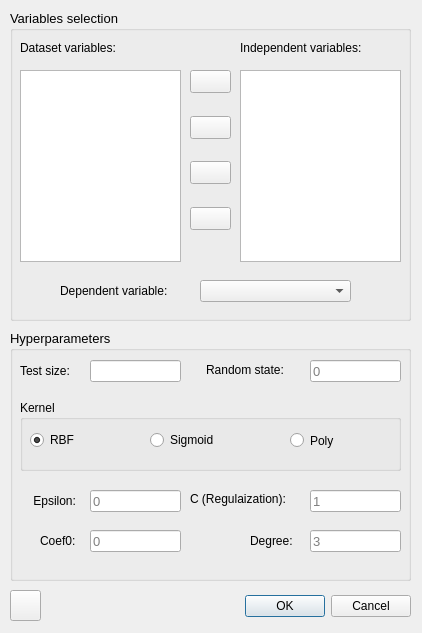
<?xml version="1.0" encoding="UTF-8"?>
<ui version="4.0">
 <class>SVR</class>
 <widget class="QDialog" name="SVR">
  <property name="geometry">
   <rect>
    <x>0</x>
    <y>0</y>
    <width>422</width>
    <height>633</height>
   </rect>
  </property>
  <property name="windowTitle">
   <string>SVR</string>
  </property>
  <property name="windowIcon">
   <iconset>
    <normaloff>../feather/activity.svg</normaloff>../feather/activity.svg</iconset>
  </property>
  <widget class="QDialogButtonBox" name="buttonBox">
   <property name="geometry">
    <rect>
     <x>70</x>
     <y>590</y>
     <width>341</width>
     <height>32</height>
    </rect>
   </property>
   <property name="orientation">
    <enum>Qt::Horizontal</enum>
   </property>
   <property name="standardButtons">
    <set>QDialogButtonBox::Cancel|QDialogButtonBox::Ok</set>
   </property>
  </widget>
  <widget class="QPushButton" name="pushButton">
   <property name="geometry">
    <rect>
     <x>10</x>
     <y>590</y>
     <width>31</width>
     <height>31</height>
    </rect>
   </property>
   <property name="text">
    <string/>
   </property>
   <property name="icon">
    <iconset>
     <normaloff>../../New folder/ease_ML/feather/help-circle.svg</normaloff>
     <normalon>../feather/help-circle.svg</normalon>../../New folder/ease_ML/feather/help-circle.svg</iconset>
   </property>
  </widget>
  <widget class="QGroupBox" name="groupBox">
   <property name="geometry">
    <rect>
     <x>10</x>
     <y>10</y>
     <width>401</width>
     <height>311</height>
    </rect>
   </property>
   <property name="font">
    <font>
     <pointsize>10</pointsize>
     <weight>50</weight>
     <bold>false</bold>
     <kerning>true</kerning>
    </font>
   </property>
   <property name="title">
    <string>Variables selection</string>
   </property>
   <widget class="QLabel" name="label_55">
    <property name="geometry">
     <rect>
      <x>50</x>
      <y>270</y>
      <width>141</width>
      <height>21</height>
     </rect>
    </property>
    <property name="font">
     <font>
      <pointsize>9</pointsize>
     </font>
    </property>
    <property name="text">
     <string>Dependent variable:</string>
    </property>
   </widget>
   <widget class="QLabel" name="label_2">
    <property name="geometry">
     <rect>
      <x>230</x>
      <y>30</y>
      <width>181</width>
      <height>16</height>
     </rect>
    </property>
    <property name="font">
     <font>
      <pointsize>9</pointsize>
     </font>
    </property>
    <property name="text">
     <string>Independent variables:</string>
    </property>
   </widget>
   <widget class="QListWidget" name="listWidget_2">
    <property name="geometry">
     <rect>
      <x>230</x>
      <y>60</y>
      <width>161</width>
      <height>192</height>
     </rect>
    </property>
   </widget>
   <widget class="QWidget" name="verticalLayoutWidget">
    <property name="geometry">
     <rect>
      <x>180</x>
      <y>60</y>
      <width>41</width>
      <height>160</height>
     </rect>
    </property>
    <layout class="QVBoxLayout" name="verticalLayout">
     <item>
      <widget class="QPushButton" name="pushButton_1">
       <property name="text">
        <string/>
       </property>
       <property name="icon">
        <iconset>
         <normaloff>../feather/chevrons-right.svg</normaloff>../feather/chevrons-right.svg</iconset>
       </property>
      </widget>
     </item>
     <item>
      <spacer name="verticalSpacer">
       <property name="orientation">
        <enum>Qt::Vertical</enum>
       </property>
       <property name="sizeHint" stdset="0">
        <size>
         <width>20</width>
         <height>40</height>
        </size>
       </property>
      </spacer>
     </item>
     <item>
      <widget class="QPushButton" name="pushButton_2">
       <property name="text">
        <string/>
       </property>
       <property name="icon">
        <iconset>
         <normaloff>../feather/chevron-right.svg</normaloff>../feather/chevron-right.svg</iconset>
       </property>
      </widget>
     </item>
     <item>
      <spacer name="verticalSpacer_2">
       <property name="orientation">
        <enum>Qt::Vertical</enum>
       </property>
       <property name="sizeHint" stdset="0">
        <size>
         <width>20</width>
         <height>40</height>
        </size>
       </property>
      </spacer>
     </item>
     <item>
      <widget class="QPushButton" name="pushButton_3">
       <property name="text">
        <string/>
       </property>
       <property name="icon">
        <iconset>
         <normaloff>../feather/chevron-left.svg</normaloff>../feather/chevron-left.svg</iconset>
       </property>
      </widget>
     </item>
     <item>
      <spacer name="verticalSpacer_3">
       <property name="orientation">
        <enum>Qt::Vertical</enum>
       </property>
       <property name="sizeHint" stdset="0">
        <size>
         <width>20</width>
         <height>40</height>
        </size>
       </property>
      </spacer>
     </item>
     <item>
      <widget class="QPushButton" name="pushButton_4">
       <property name="text">
        <string/>
       </property>
       <property name="icon">
        <iconset>
         <normaloff>../feather/chevrons-left.svg</normaloff>../feather/chevrons-left.svg</iconset>
       </property>
      </widget>
     </item>
    </layout>
   </widget>
   <widget class="QListWidget" name="listWidget">
    <property name="geometry">
     <rect>
      <x>10</x>
      <y>60</y>
      <width>161</width>
      <height>192</height>
     </rect>
    </property>
   </widget>
   <widget class="QComboBox" name="comboBox">
    <property name="geometry">
     <rect>
      <x>190</x>
      <y>270</y>
      <width>151</width>
      <height>22</height>
     </rect>
    </property>
   </widget>
   <widget class="QLabel" name="label_1">
    <property name="geometry">
     <rect>
      <x>10</x>
      <y>30</y>
      <width>141</width>
      <height>16</height>
     </rect>
    </property>
    <property name="font">
     <font>
      <pointsize>9</pointsize>
     </font>
    </property>
    <property name="text">
     <string>Dataset variables:</string>
    </property>
   </widget>
  </widget>
  <widget class="QGroupBox" name="groupBox_2">
   <property name="geometry">
    <rect>
     <x>10</x>
     <y>330</y>
     <width>401</width>
     <height>251</height>
    </rect>
   </property>
   <property name="font">
    <font>
     <pointsize>10</pointsize>
    </font>
   </property>
   <property name="title">
    <string>Hyperparameters</string>
   </property>
   <widget class="QLabel" name="label_5">
    <property name="geometry">
     <rect>
      <x>10</x>
      <y>30</y>
      <width>71</width>
      <height>21</height>
     </rect>
    </property>
    <property name="font">
     <font>
      <pointsize>9</pointsize>
     </font>
    </property>
    <property name="text">
     <string>Test size:</string>
    </property>
   </widget>
   <widget class="QLineEdit" name="lineEdit_2">
    <property name="geometry">
     <rect>
      <x>300</x>
      <y>30</y>
      <width>91</width>
      <height>22</height>
     </rect>
    </property>
    <property name="placeholderText">
     <string>0</string>
    </property>
   </widget>
   <widget class="QLineEdit" name="lineEdit_1">
    <property name="geometry">
     <rect>
      <x>80</x>
      <y>30</y>
      <width>91</width>
      <height>22</height>
     </rect>
    </property>
    <property name="accessibleDescription">
     <string/>
    </property>
    <property name="placeholderText">
     <string/>
    </property>
   </widget>
   <widget class="QLabel" name="label_4">
    <property name="geometry">
     <rect>
      <x>196</x>
      <y>30</y>
      <width>101</width>
      <height>20</height>
     </rect>
    </property>
    <property name="font">
     <font>
      <pointsize>9</pointsize>
     </font>
    </property>
    <property name="text">
     <string>Random state:</string>
    </property>
   </widget>
   <widget class="QLineEdit" name="lineEdit_3">
    <property name="geometry">
     <rect>
      <x>80</x>
      <y>160</y>
      <width>91</width>
      <height>22</height>
     </rect>
    </property>
    <property name="text">
     <string/>
    </property>
    <property name="placeholderText">
     <string>0</string>
    </property>
   </widget>
   <widget class="QLabel" name="label_6">
    <property name="geometry">
     <rect>
      <x>20</x>
      <y>160</y>
      <width>71</width>
      <height>21</height>
     </rect>
    </property>
    <property name="font">
     <font>
      <pointsize>9</pointsize>
     </font>
    </property>
    <property name="text">
     <string> Epsilon:</string>
    </property>
   </widget>
   <widget class="QLineEdit" name="lineEdit_4">
    <property name="geometry">
     <rect>
      <x>300</x>
      <y>160</y>
      <width>91</width>
      <height>22</height>
     </rect>
    </property>
    <property name="placeholderText">
     <string>1</string>
    </property>
   </widget>
   <widget class="QLabel" name="label_7">
    <property name="geometry">
     <rect>
      <x>180</x>
      <y>160</y>
      <width>121</width>
      <height>18</height>
     </rect>
    </property>
    <property name="font">
     <font>
      <pointsize>9</pointsize>
     </font>
    </property>
    <property name="text">
     <string>C (Regulaization):</string>
    </property>
   </widget>
   <widget class="QGroupBox" name="groupBox_3">
    <property name="geometry">
     <rect>
      <x>10</x>
      <y>70</y>
      <width>381</width>
      <height>71</height>
     </rect>
    </property>
    <property name="font">
     <font>
      <pointsize>9</pointsize>
      <weight>50</weight>
      <bold>false</bold>
     </font>
    </property>
    <property name="title">
     <string>Kernel</string>
    </property>
    <widget class="QRadioButton" name="radioButton_1">
     <property name="geometry">
      <rect>
       <x>10</x>
       <y>30</y>
       <width>91</width>
       <height>20</height>
      </rect>
     </property>
     <property name="font">
      <font>
       <weight>50</weight>
       <bold>false</bold>
      </font>
     </property>
     <property name="text">
      <string>RBF</string>
     </property>
     <property name="checked">
      <bool>true</bool>
     </property>
    </widget>
    <widget class="QRadioButton" name="radioButton_3">
     <property name="geometry">
      <rect>
       <x>270</x>
       <y>30</y>
       <width>71</width>
       <height>21</height>
      </rect>
     </property>
     <property name="font">
      <font>
       <weight>50</weight>
       <bold>false</bold>
      </font>
     </property>
     <property name="text">
      <string>Poly</string>
     </property>
    </widget>
    <widget class="QRadioButton" name="radioButton_2">
     <property name="geometry">
      <rect>
       <x>130</x>
       <y>30</y>
       <width>101</width>
       <height>20</height>
      </rect>
     </property>
     <property name="font">
      <font>
       <weight>50</weight>
       <bold>false</bold>
      </font>
     </property>
     <property name="text">
      <string>Sigmoid</string>
     </property>
    </widget>
   </widget>
   <widget class="QLineEdit" name="lineEdit_5">
    <property name="geometry">
     <rect>
      <x>80</x>
      <y>200</y>
      <width>91</width>
      <height>22</height>
     </rect>
    </property>
    <property name="placeholderText">
     <string>0</string>
    </property>
   </widget>
   <widget class="QLabel" name="label_8">
    <property name="geometry">
     <rect>
      <x>30</x>
      <y>200</y>
      <width>51</width>
      <height>21</height>
     </rect>
    </property>
    <property name="font">
     <font>
      <pointsize>9</pointsize>
     </font>
    </property>
    <property name="text">
     <string>Coef0:</string>
    </property>
   </widget>
   <widget class="QLineEdit" name="lineEdit_6">
    <property name="geometry">
     <rect>
      <x>300</x>
      <y>200</y>
      <width>91</width>
      <height>22</height>
     </rect>
    </property>
    <property name="placeholderText">
     <string>3</string>
    </property>
   </widget>
   <widget class="QLabel" name="label_9">
    <property name="geometry">
     <rect>
      <x>240</x>
      <y>200</y>
      <width>51</width>
      <height>21</height>
     </rect>
    </property>
    <property name="font">
     <font>
      <pointsize>9</pointsize>
     </font>
    </property>
    <property name="text">
     <string>Degree: </string>
    </property>
   </widget>
  </widget>
 </widget>
 <tabstops>
  <tabstop>lineEdit_1</tabstop>
  <tabstop>lineEdit_2</tabstop>
  <tabstop>radioButton_1</tabstop>
  <tabstop>radioButton_2</tabstop>
  <tabstop>radioButton_3</tabstop>
  <tabstop>lineEdit_3</tabstop>
  <tabstop>lineEdit_4</tabstop>
  <tabstop>lineEdit_5</tabstop>
  <tabstop>lineEdit_6</tabstop>
  <tabstop>pushButton_1</tabstop>
  <tabstop>pushButton_2</tabstop>
  <tabstop>pushButton_3</tabstop>
  <tabstop>pushButton_4</tabstop>
  <tabstop>listWidget</tabstop>
  <tabstop>listWidget_2</tabstop>
  <tabstop>comboBox</tabstop>
  <tabstop>pushButton</tabstop>
 </tabstops>
 <resources/>
 <connections>
  <connection>
   <sender>buttonBox</sender>
   <signal>accepted()</signal>
   <receiver>SVR</receiver>
   <slot>accept()</slot>
   <hints>
    <hint type="sourcelabel">
     <x>248</x>
     <y>254</y>
    </hint>
    <hint type="destinationlabel">
     <x>157</x>
     <y>274</y>
    </hint>
   </hints>
  </connection>
  <connection>
   <sender>buttonBox</sender>
   <signal>rejected()</signal>
   <receiver>SVR</receiver>
   <slot>reject()</slot>
   <hints>
    <hint type="sourcelabel">
     <x>316</x>
     <y>260</y>
    </hint>
    <hint type="destinationlabel">
     <x>286</x>
     <y>274</y>
    </hint>
   </hints>
  </connection>
 </connections>
</ui>
